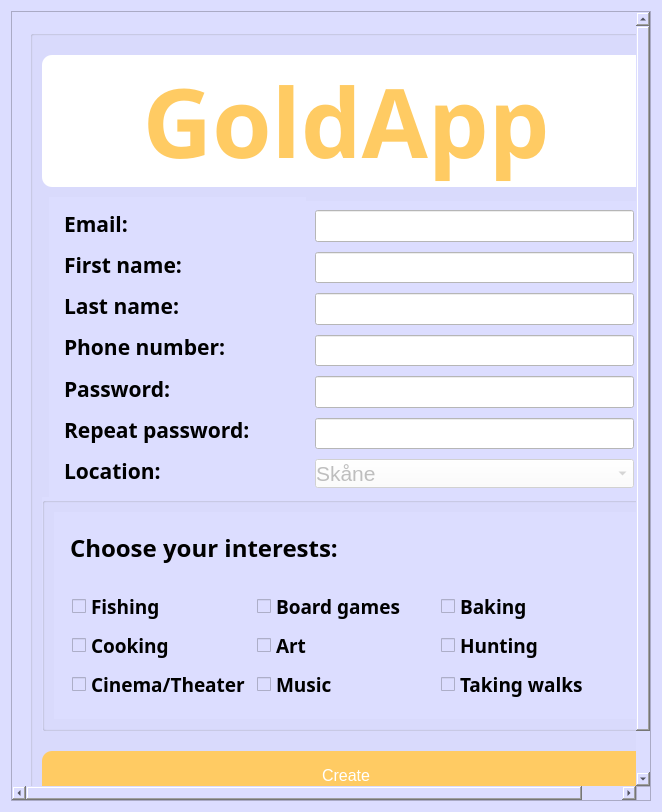
<?xml version="1.0" encoding="UTF-8"?>
<ui version="4.0">
 <class>Form</class>
 <widget class="QWidget" name="Form">
  <property name="geometry">
   <rect>
    <x>0</x>
    <y>0</y>
    <width>662</width>
    <height>812</height>
   </rect>
  </property>
  <property name="sizePolicy">
   <sizepolicy hsizetype="Preferred" vsizetype="Preferred">
    <horstretch>50</horstretch>
    <verstretch>0</verstretch>
   </sizepolicy>
  </property>
  <property name="maximumSize">
   <size>
    <width>662</width>
    <height>812</height>
   </size>
  </property>
  <property name="windowTitle">
   <string>Form</string>
  </property>
  <property name="styleSheet">
   <string notr="true">background-color: rgb(220, 221, 255);</string>
  </property>
  <layout class="QGridLayout" name="gridLayout_4">
   <item row="0" column="0">
    <widget class="QScrollArea" name="scrollArea">
     <property name="widgetResizable">
      <bool>true</bool>
     </property>
     <widget class="QWidget" name="scrollAreaWidgetContents">
      <property name="geometry">
       <rect>
        <x>0</x>
        <y>0</y>
        <width>662</width>
        <height>812</height>
       </rect>
      </property>
      <layout class="QGridLayout" name="gridLayout_6">
       <item row="0" column="0">
        <widget class="QWidget" name="widget" native="true">
         <property name="minimumSize">
          <size>
           <width>650</width>
           <height>800</height>
          </size>
         </property>
         <property name="maximumSize">
          <size>
           <width>650</width>
           <height>800</height>
          </size>
         </property>
         <property name="font">
          <font>
           <weight>75</weight>
           <bold>true</bold>
          </font>
         </property>
         <layout class="QGridLayout" name="gridLayout_3">
          <item row="0" column="0">
           <widget class="QGroupBox" name="groupBox">
            <property name="cursor">
             <cursorShape>ArrowCursor</cursorShape>
            </property>
            <property name="title">
             <string notr="true"/>
            </property>
            <property name="flat">
             <bool>false</bool>
            </property>
            <property name="checkable">
             <bool>false</bool>
            </property>
            <layout class="QGridLayout" name="gridLayout_5">
             <property name="leftMargin">
              <number>9</number>
             </property>
             <property name="topMargin">
              <number>9</number>
             </property>
             <property name="rightMargin">
              <number>9</number>
             </property>
             <property name="bottomMargin">
              <number>9</number>
             </property>
             <property name="spacing">
              <number>0</number>
             </property>
             <item row="2" column="0">
              <widget class="QGroupBox" name="interests_layout">
               <layout class="QHBoxLayout" name="horizontalLayout">
                <item>
                 <widget class="QWidget" name="widget" native="true">
                  <layout class="QVBoxLayout" name="verticalLayout">
                   <item>
                    <widget class="QLabel" name="interests_lable">
                     <property name="font">
                      <font>
                       <family>Segoe UI Semibold</family>
                       <pointsize>18</pointsize>
                       <weight>75</weight>
                       <bold>true</bold>
                      </font>
                     </property>
                     <property name="styleSheet">
                      <string notr="true">margin-bottom: 10px;
margin-top: 10px;</string>
                     </property>
                     <property name="text">
                      <string>Choose your interests:</string>
                     </property>
                    </widget>
                   </item>
                   <item>
                    <widget class="QWidget" name="widget" native="true">
                     <layout class="QGridLayout" name="gridLayout">
                      <item row="1" column="1">
                       <widget class="QCheckBox" name="checkBox_4">
                        <property name="font">
                         <font>
                          <family>Segoe UI Variable Display</family>
                          <pointsize>14</pointsize>
                         </font>
                        </property>
                        <property name="text">
                         <string>Art</string>
                        </property>
                       </widget>
                      </item>
                      <item row="2" column="1">
                       <widget class="QCheckBox" name="checkBox_6">
                        <property name="font">
                         <font>
                          <family>Segoe UI Variable Display</family>
                          <pointsize>14</pointsize>
                         </font>
                        </property>
                        <property name="text">
                         <string>Music</string>
                        </property>
                       </widget>
                      </item>
                      <item row="2" column="0">
                       <widget class="QCheckBox" name="checkBox_3">
                        <property name="font">
                         <font>
                          <family>Segoe UI Variable Display</family>
                          <pointsize>14</pointsize>
                         </font>
                        </property>
                        <property name="text">
                         <string>Cinema/Theater</string>
                        </property>
                       </widget>
                      </item>
                      <item row="0" column="0">
                       <widget class="QCheckBox" name="checkBox_2">
                        <property name="font">
                         <font>
                          <family>Segoe UI Variable Display</family>
                          <pointsize>14</pointsize>
                         </font>
                        </property>
                        <property name="text">
                         <string>Fishing</string>
                        </property>
                       </widget>
                      </item>
                      <item row="0" column="2">
                       <widget class="QCheckBox" name="checkBox_8">
                        <property name="font">
                         <font>
                          <family>Segoe UI Variable Display</family>
                          <pointsize>14</pointsize>
                         </font>
                        </property>
                        <property name="text">
                         <string>Baking</string>
                        </property>
                       </widget>
                      </item>
                      <item row="1" column="0">
                       <widget class="QCheckBox" name="checkBox">
                        <property name="font">
                         <font>
                          <family>Segoe UI Variable Display</family>
                          <pointsize>14</pointsize>
                         </font>
                        </property>
                        <property name="text">
                         <string>Cooking</string>
                        </property>
                       </widget>
                      </item>
                      <item row="1" column="2">
                       <widget class="QCheckBox" name="checkBox_5">
                        <property name="font">
                         <font>
                          <family>Segoe UI Variable Display</family>
                          <pointsize>14</pointsize>
                         </font>
                        </property>
                        <property name="text">
                         <string>Hunting</string>
                        </property>
                       </widget>
                      </item>
                      <item row="0" column="1">
                       <widget class="QCheckBox" name="checkBox_7">
                        <property name="font">
                         <font>
                          <family>Segoe UI Variable Display</family>
                          <pointsize>14</pointsize>
                         </font>
                        </property>
                        <property name="text">
                         <string>Board games</string>
                        </property>
                       </widget>
                      </item>
                      <item row="2" column="2">
                       <widget class="QCheckBox" name="checkBox_9">
                        <property name="font">
                         <font>
                          <family>Segoe UI Variable Display</family>
                          <pointsize>14</pointsize>
                         </font>
                        </property>
                        <property name="text">
                         <string>Taking walks</string>
                        </property>
                       </widget>
                      </item>
                     </layout>
                    </widget>
                   </item>
                  </layout>
                 </widget>
                </item>
               </layout>
              </widget>
             </item>
             <item row="0" column="0">
              <layout class="QHBoxLayout" name="horizontalLayout_5">
               <item>
                <widget class="QLabel" name="app_logo">
                 <property name="font">
                  <font>
                   <family>Sitka Small</family>
                   <pointsize>72</pointsize>
                   <weight>75</weight>
                   <bold>true</bold>
                  </font>
                 </property>
                 <property name="styleSheet">
                  <string notr="true">QLabel{
color: rgb(255, 203, 99);
background-color: white;
border-color: black;
border-radius: 10px;
border-style: none;
margin-top: 10px;
margin-bottom: 10px;
padding-left: 20px;
padding-right: 20px;
margin-left: 0px;
margin-right: 0px;
}</string>
                 </property>
                 <property name="text">
                  <string>GoldApp</string>
                 </property>
                 <property name="alignment">
                  <set>Qt::AlignCenter</set>
                 </property>
                </widget>
               </item>
              </layout>
             </item>
             <item row="1" column="0">
              <layout class="QGridLayout" name="gridLayout_2">
               <item row="0" column="0">
                <widget class="QWidget" name="labels_layout" native="true">
                 <property name="styleSheet">
                  <string notr="true">margin-left: 7px;</string>
                 </property>
                 <layout class="QVBoxLayout" name="labels">
                  <item>
                   <widget class="QLabel" name="email_label">
                    <property name="font">
                     <font>
                      <family>Segoe UI Semibold</family>
                      <pointsize>16</pointsize>
                      <weight>75</weight>
                      <bold>true</bold>
                     </font>
                    </property>
                    <property name="styleSheet">
                     <string notr="true">margin-right: 130px;</string>
                    </property>
                    <property name="text">
                     <string>Email:</string>
                    </property>
                    <property name="alignment">
                     <set>Qt::AlignLeading|Qt::AlignLeft|Qt::AlignVCenter</set>
                    </property>
                   </widget>
                  </item>
                  <item>
                   <widget class="QLabel" name="first_label">
                    <property name="font">
                     <font>
                      <family>Segoe UI Semibold</family>
                      <pointsize>16</pointsize>
                      <weight>75</weight>
                      <bold>true</bold>
                     </font>
                    </property>
                    <property name="styleSheet">
                     <string notr="true">margin-right: 74px;</string>
                    </property>
                    <property name="text">
                     <string>First name:</string>
                    </property>
                    <property name="alignment">
                     <set>Qt::AlignLeading|Qt::AlignLeft|Qt::AlignVCenter</set>
                    </property>
                   </widget>
                  </item>
                  <item>
                   <widget class="QLabel" name="last_label">
                    <property name="font">
                     <font>
                      <family>Segoe UI Semibold</family>
                      <pointsize>16</pointsize>
                      <weight>75</weight>
                      <bold>true</bold>
                     </font>
                    </property>
                    <property name="styleSheet">
                     <string notr="true">margin-right: 76px;</string>
                    </property>
                    <property name="text">
                     <string>Last name:</string>
                    </property>
                    <property name="alignment">
                     <set>Qt::AlignLeading|Qt::AlignLeft|Qt::AlignVCenter</set>
                    </property>
                   </widget>
                  </item>
                  <item alignment="Qt::AlignLeft">
                   <widget class="QLabel" name="phone_label">
                    <property name="font">
                     <font>
                      <family>Segoe UI Semibold</family>
                      <pointsize>16</pointsize>
                      <weight>75</weight>
                      <bold>true</bold>
                     </font>
                    </property>
                    <property name="styleSheet">
                     <string notr="true">margin-right: 26px;</string>
                    </property>
                    <property name="text">
                     <string>Phone number:</string>
                    </property>
                    <property name="alignment">
                     <set>Qt::AlignLeading|Qt::AlignLeft|Qt::AlignVCenter</set>
                    </property>
                   </widget>
                  </item>
                  <item>
                   <widget class="QLabel" name="passwor_label">
                    <property name="font">
                     <font>
                      <family>Segoe UI Semibold</family>
                      <pointsize>16</pointsize>
                      <weight>75</weight>
                      <bold>true</bold>
                     </font>
                    </property>
                    <property name="styleSheet">
                     <string notr="true">margin-right: 120px;</string>
                    </property>
                    <property name="text">
                     <string>Password:</string>
                    </property>
                   </widget>
                  </item>
                  <item>
                   <widget class="QLabel" name="rep_pass_label">
                    <property name="font">
                     <font>
                      <family>Segoe UI Semibold</family>
                      <pointsize>16</pointsize>
                      <weight>75</weight>
                      <bold>true</bold>
                     </font>
                    </property>
                    <property name="styleSheet">
                     <string notr="true">margin-right: 35px;</string>
                    </property>
                    <property name="text">
                     <string>Repeat password:</string>
                    </property>
                    <property name="alignment">
                     <set>Qt::AlignLeading|Qt::AlignLeft|Qt::AlignVCenter</set>
                    </property>
                   </widget>
                  </item>
                  <item>
                   <widget class="QLabel" name="passwor_label_2">
                    <property name="font">
                     <font>
                      <family>Segoe UI Semibold</family>
                      <pointsize>16</pointsize>
                      <weight>75</weight>
                      <bold>true</bold>
                     </font>
                    </property>
                    <property name="styleSheet">
                     <string notr="true">margin-right: 90px;</string>
                    </property>
                    <property name="text">
                     <string>Location:</string>
                    </property>
                   </widget>
                  </item>
                 </layout>
                </widget>
               </item>
               <item row="0" column="1">
                <widget class="QWidget" name="inputs_layout" native="true">
                 <property name="sizePolicy">
                  <sizepolicy hsizetype="Preferred" vsizetype="Preferred">
                   <horstretch>0</horstretch>
                   <verstretch>0</verstretch>
                  </sizepolicy>
                 </property>
                 <property name="styleSheet">
                  <string notr="true">margin-top: 4px;
margin-right: 7px;</string>
                 </property>
                 <layout class="QVBoxLayout" name="inputs">
                  <item>
                   <widget class="QLineEdit" name="email_input">
                    <property name="font">
                     <font>
                      <family>Segoe UI Light</family>
                      <pointsize>16</pointsize>
                     </font>
                    </property>
                    <property name="styleSheet">
                     <string notr="true">background-color: rgb(255, 255, 255);</string>
                    </property>
                    <property name="text">
                     <string/>
                    </property>
                   </widget>
                  </item>
                  <item>
                   <widget class="QLineEdit" name="first_input">
                    <property name="font">
                     <font>
                      <family>Segoe UI Light</family>
                      <pointsize>16</pointsize>
                     </font>
                    </property>
                    <property name="styleSheet">
                     <string notr="true">background-color: rgb(255, 255, 255);</string>
                    </property>
                   </widget>
                  </item>
                  <item>
                   <widget class="QLineEdit" name="last_input">
                    <property name="font">
                     <font>
                      <family>Segoe UI Light</family>
                      <pointsize>16</pointsize>
                     </font>
                    </property>
                    <property name="styleSheet">
                     <string notr="true">background-color: rgb(255, 255, 255);</string>
                    </property>
                   </widget>
                  </item>
                  <item>
                   <widget class="QLineEdit" name="phone_input">
                    <property name="font">
                     <font>
                      <family>Segoe UI Light</family>
                      <pointsize>16</pointsize>
                     </font>
                    </property>
                    <property name="styleSheet">
                     <string notr="true">background-color: rgb(255, 255, 255);</string>
                    </property>
                    <property name="text">
                     <string/>
                    </property>
                   </widget>
                  </item>
                  <item>
                   <widget class="QLineEdit" name="pass_input">
                    <property name="font">
                     <font>
                      <family>Segoe UI Light</family>
                      <pointsize>16</pointsize>
                      <weight>50</weight>
                      <bold>false</bold>
                     </font>
                    </property>
                    <property name="styleSheet">
                     <string notr="true">background-color:  rgb(255, 255, 255);</string>
                    </property>
                   </widget>
                  </item>
                  <item>
                   <widget class="QLineEdit" name="rep_pass_input">
                    <property name="font">
                     <font>
                      <family>Segoe UI Light</family>
                      <pointsize>16</pointsize>
                     </font>
                    </property>
                    <property name="styleSheet">
                     <string notr="true">background-color: rgb(255, 255, 255);</string>
                    </property>
                    <property name="text">
                     <string/>
                    </property>
                   </widget>
                  </item>
                  <item>
                   <widget class="QComboBox" name="comboBox">
                    <property name="enabled">
                     <bool>false</bool>
                    </property>
                    <property name="sizePolicy">
                     <sizepolicy hsizetype="Expanding" vsizetype="Fixed">
                      <horstretch>0</horstretch>
                      <verstretch>0</verstretch>
                     </sizepolicy>
                    </property>
                    <property name="minimumSize">
                     <size>
                      <width>0</width>
                      <height>0</height>
                     </size>
                    </property>
                    <property name="font">
                     <font>
                      <family>Segoe UI Historic</family>
                      <pointsize>16</pointsize>
                      <weight>50</weight>
                      <bold>false</bold>
                     </font>
                    </property>
                    <property name="styleSheet">
                     <string notr="true">background-color: rgb(255, 255, 255);
padding-left: 0px;</string>
                    </property>
                    <property name="frame">
                     <bool>true</bool>
                    </property>
                    <item>
                     <property name="text">
                      <string>Skåne</string>
                     </property>
                    </item>
                    <item>
                     <property name="text">
                      <string>Stockholm</string>
                     </property>
                    </item>
                   </widget>
                  </item>
                 </layout>
                </widget>
               </item>
              </layout>
             </item>
             <item row="3" column="0">
              <layout class="QVBoxLayout" name="create_layout">
               <item>
                <spacer name="verticalSpacer">
                 <property name="orientation">
                  <enum>Qt::Vertical</enum>
                 </property>
                 <property name="sizeType">
                  <enum>QSizePolicy::MinimumExpanding</enum>
                 </property>
                 <property name="sizeHint" stdset="0">
                  <size>
                   <width>20</width>
                   <height>20</height>
                  </size>
                 </property>
                </spacer>
               </item>
               <item>
                <widget class="QPushButton" name="create_button">
                 <property name="sizePolicy">
                  <sizepolicy hsizetype="Minimum" vsizetype="Expanding">
                   <horstretch>0</horstretch>
                   <verstretch>0</verstretch>
                  </sizepolicy>
                 </property>
                 <property name="font">
                  <font>
                   <pointsize>-1</pointsize>
                   <underline>false</underline>
                   <strikeout>false</strikeout>
                  </font>
                 </property>
                 <property name="styleSheet">
                  <string notr="true">QPushButton{
background-color:  rgb(255, 203, 99);
border: none;
border-radius: 10px;
color: white;
padding: 15px 32px;
text-align: center;
text-decoration: none;
display: inline-block;
font-size: 16px;
}
QPushButton:hover{
background-color:  rgb(255, 220, 99);
}</string>
                 </property>
                 <property name="text">
                  <string>Create</string>
                 </property>
                </widget>
               </item>
              </layout>
             </item>
            </layout>
           </widget>
          </item>
         </layout>
        </widget>
       </item>
      </layout>
     </widget>
    </widget>
   </item>
  </layout>
 </widget>
 <resources/>
 <connections/>
</ui>
